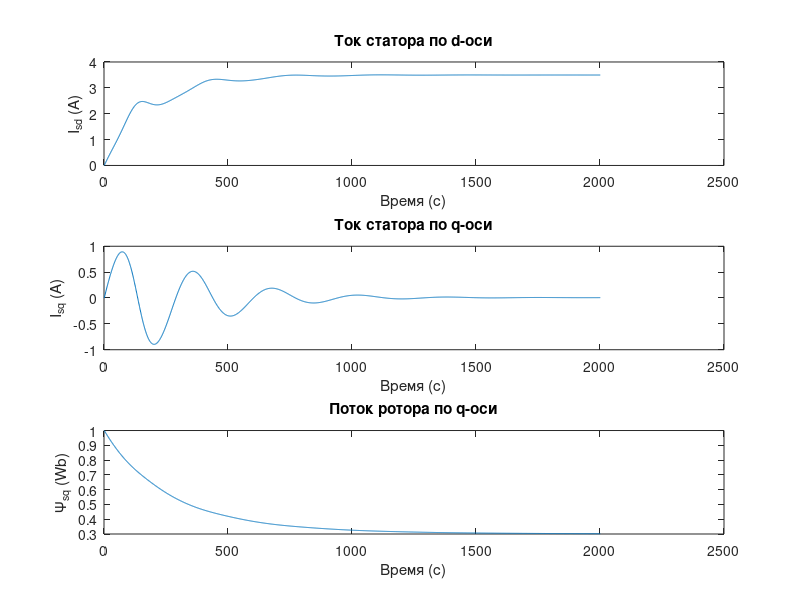
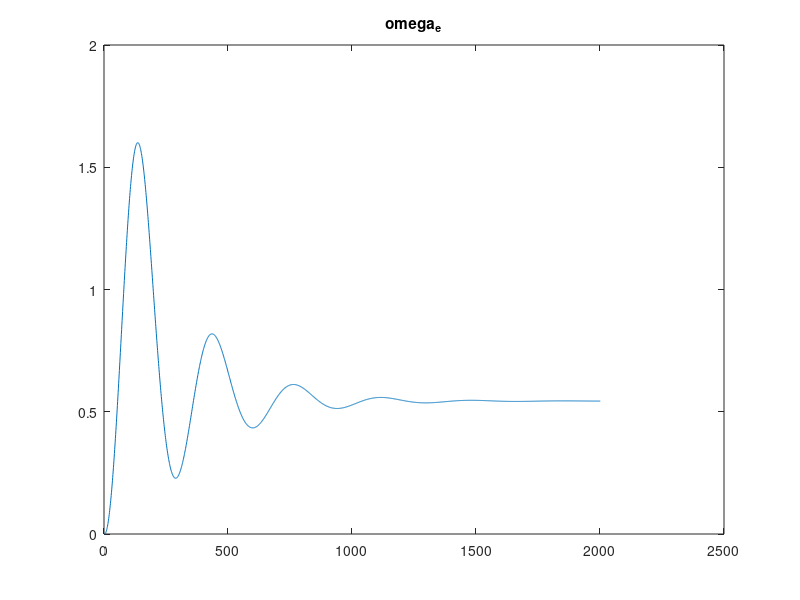

Reproduce these figures in MATLAB, in order.
clear all;
clc;
close all;

% Параметры модели
Ls = 0.4723; % индуктивность на статоре
Lm = 0.086; % индуктивность намагничивания двигателя
Rs = 0.258; % сопротивление статора
Rr = 0.145; % Сопротивление ротора
ZP = 1;
Lr = 0.5151;
KR = Lm/Lr; % коэффицент ротора
Tr = Lr/Rr;
% Входные сигналы (примерные значения, заменить на реальные)
Usd = 220; % Напряжение на статоре по d-оси
Usq = 220; % Напряжение на статоре по q-оси
% Временные параметры
T = 20; % Время моделирования
dt = 0.01; % Шаг интегрирования
N = T / dt; % Количество шагов


Isd(1) = 0; % Ток статора по d-оси
Isq(1) = 0; % Ток статора по q-оси
PsiR(1) = 1; % Поток ротора по q-оси
omega_e(1) = 0; % Электрическая угловая скорость
Mem(1) = 0;

omega_R(1) = 0; % угловая скорость ротора

Usd = 0.9;
Usq = 0.9;
J=0.1; % Момент инерции

kc = 0.001; % Коэффициент момента сопротивления
for i = 1:N
    omega_R(i+1) = omega_R(i)+dt*((Mem(i) - kc*omega_R(i))/J);   
    Isd(i+1) =  Isd(i) + dt*(1/(Ls-Lm*KR) * (Usd - Isd(i)*Rs  - KR*(((1/Tr) * (Lm*Isd(i) - PsiR(i))))) + omega_e(i)*Isq(i));
    Isq(i+1) = Isq(i) + dt*(1/(Ls-Lm*KR) * (Usq -  Isq(i)*Rs - KR*omega_e(i)*PsiR(i))- omega_e(i)*Isd(i));
    PsiR(i+1) = PsiR(i) + dt*((1/Tr) * (Lm*Isd(i) - PsiR(i)));
    omega_e(i+1) = ZP*omega_R(i) + (Lm/(PsiR(i)*Tr))*Isq(i);
    Mem(i+1) = ((3*ZP*KR)/2)*PsiR(i)*Isq(i);
end

% Построение графиков
figure;
subplot(3,1,1);
plot(Isd);
title('Ток статора по d-оси');
xlabel('Время (с)');
ylabel('I_{sd} (A)');

subplot(3,1,2);
plot(Isq);
title('Ток статора по q-оси');
xlabel('Время (с)');
ylabel('I_{sq} (A)');

subplot(3,1,3);
plot(PsiR);
title('Поток ротора по q-оси');
xlabel('Время (с)');
ylabel('Ψ_{sq} (Wb)');

figure;
plot(omega_e);
title('omega_e');

